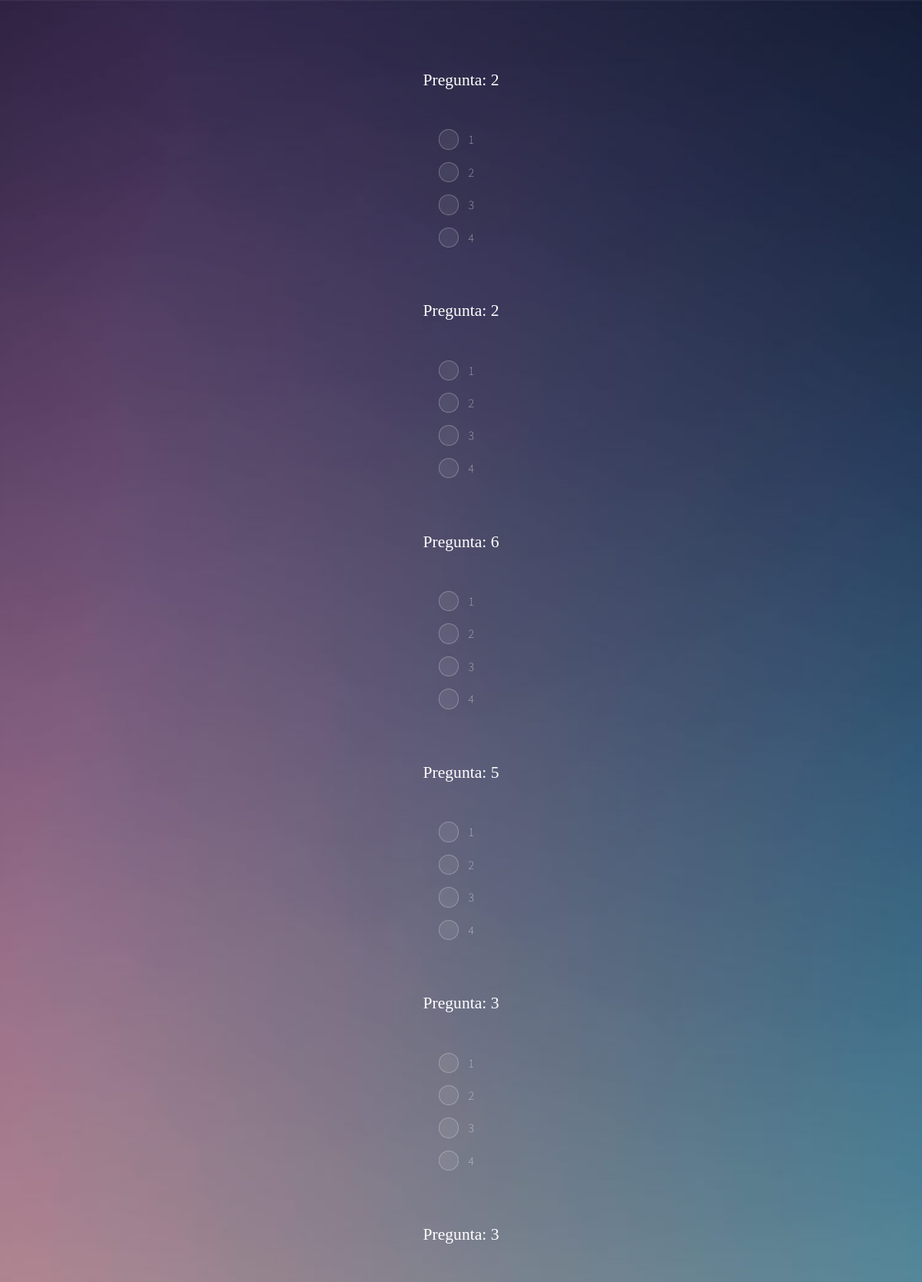
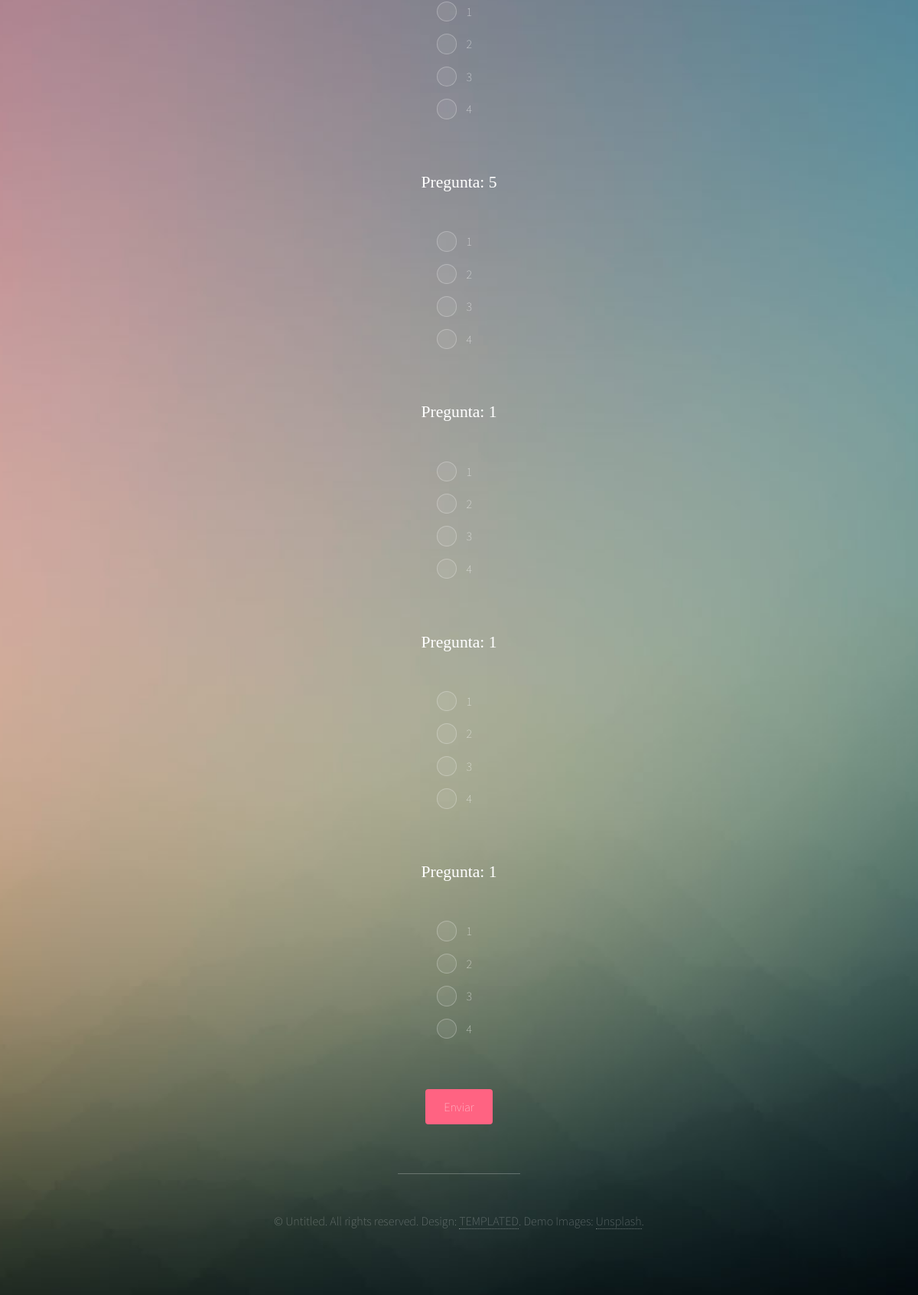
Page /preguntas.php on the committed database (2 pictures, top to bottom).
### tables this page shows
CREATE TABLE `preguntas` (
  `id` int(5) NOT NULL,
  `pregunta` text NOT NULL,
  `r1` text NOT NULL,
  `r2` text NOT NULL,
  `r3` text NOT NULL,
  `r4` text NOT NULL,
  `rcorrect` int(2) NOT NULL,
  `activo` varchar(1) NOT NULL DEFAULT 'S'
);

### preguntas.php (the view, shortened to what this page needs)
<!DOCTYPE HTML>
<html>
	<head>
		<link rel="stylesheet" href="assets/css/main.css" />
	</head>
	<body>
			<div id="wrapper">
					<header id="header">
					<form name="form" action="resultados.php" method="POST" >
					<?php
						$servidor	= 'localhost';
						$usr_sistema	= 'root';
						$pass_sistema	= 'projects';
						$conexion=mysqli_connect($servidor, $usr_sistema, $pass_sistema);
						if (!$conexion){
							header ("Location: index.php?mensaje=error de conexion.");
							exit();
						}
						else{
							$contador=0;
							while($contador<10){
							$num=rand(1, 50);
							$sql= "SELECT * FROM trivia.preguntas WHERE id=$num";
							$sql = mysqli_query($conexion,$sql);
							while($rs = mysqli_fetch_array($sql)) {
								$id=$rs[0];
								$preg=$rs[1];
								$r1=$rs[2];
								$r2=$rs[3];
								$r3=$rs[4];
								$r4=$rs[5];
								$activo=$rs[7];
									if($activo=='S'){
										$contador++;
										echo '
										<p>
										<strong><h2>Pregunta: '.$preg.'</h2></strong><br><input type="radio" name="'.$id.'" value="1" id="'.$id.'1"><label for="'.$id.'1">'.$r1.'</label><br>
										<input type="radio" name="'.$id.'" value="2" id="'.$id.'2"><label for="'.$id.'2">'.$r2.'</label><br>
										<input type="radio" name="'.$id.'" value="3" id="'.$id.'3"><label for="'.$id.'3">'.$r3.'</label><br>
										<input type="radio" name="'.$id.'" value="4" id="'.$id.'4"><label for="'.$id.'4">'.$r4.'</label><br>
										<br>
										</p>
										';
									}
							}
							}
						}
						?>
						<input type="submit" value="Enviar">
						</form>
					<footer id="footer">
						<p>&copy; Untitled. All rights reserved. Design: <a href="http://templated.co">TEMPLATED</a>. Demo Images: <a href="http://unsplash.com">Unsplash</a>.</p>
					</footer>
			</div>
	</body>
</html>

### rows in the picture
preguntas: pregunta "2", r1 "1", r2 "2", r3 "3", r4 "4"
preguntas: pregunta "6", r1 "1", r2 "2", r3 "3", r4 "4"
preguntas: pregunta "5", r1 "1", r2 "2", r3 "3", r4 "4"
preguntas: pregunta "3", r1 "1", r2 "2", r3 "3", r4 "4"
preguntas: pregunta "1", r1 "1", r2 "2", r3 "3", r4 "4"
